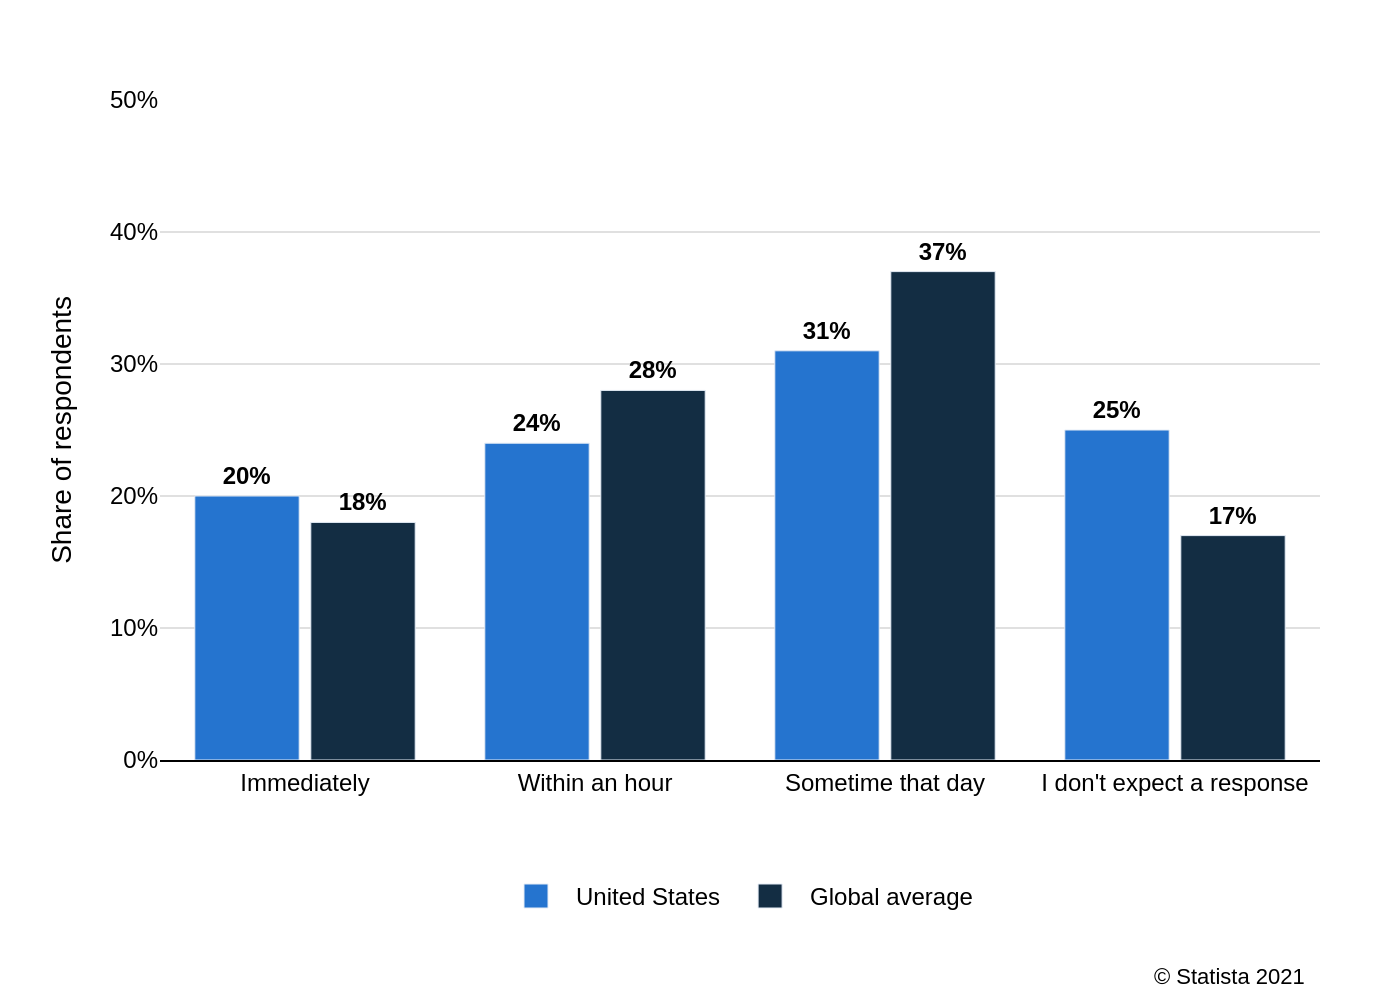

Python code for this plot:
import sys
import json
import os
import plotly.graph_objects as go

# --- 1. Load Data ---
# Check if the JSON file path is provided as a command-line argument
if len(sys.argv) != 2:
    print("Usage: python generate_chart.py <json_file_path>")
    sys.exit(1)

json_file_path = sys.argv[1]

# Read and parse the JSON file
try:
    with open(json_file_path, 'r', encoding='utf-8') as f:
        chart_config = json.load(f)
except FileNotFoundError:
    print(f"Error: JSON file not found at {json_file_path}")
    sys.exit(1)
except json.JSONDecodeError:
    print(f"Error: Could not decode JSON from {json_file_path}")
    sys.exit(1)

# Extract data and texts from the loaded JSON
chart_data = chart_config.get("chart_data", {})
texts = chart_config.get("texts", {})
colors = chart_config.get("colors", [])
categories = chart_data.get("categories", [])
series_data = chart_data.get("series", [])

# --- 2. Create Figure ---
fig = go.Figure()

# --- 3. Add Traces ---
# Iterate through each data series in the JSON and add it as a bar trace
for i, series in enumerate(series_data):
    fig.add_trace(go.Bar(
        x=categories,
        y=series.get("data", []),
        name=series.get("name", ""),
        marker_color=colors[i % len(colors)],
        text=[f"{val}%" for val in series.get("data", [])],
        textposition='outside',
        textfont=dict(
            family="Arial",
            size=12,
            color='black',
            weight='bold'
        ),
        cliponaxis=False
    ))

# --- 4. Configure Layout ---
# Combine title and subtitle if they exist
title_text = ""
if texts.get("title"):
    title_text += f"<b>{texts['title']}</b>"
if texts.get("subtitle"):
    title_text += f"<br><sub>{texts['subtitle']}</sub>"

# Configure layout properties
fig.update_layout(
    barmode='group',
    plot_bgcolor='white',
    paper_bgcolor='white',
    font=dict(
        family="Arial",
        size=12,
        color="black"
    ),
    title=dict(
        text=title_text,
        x=0.05,
        xanchor='left'
    ),
    xaxis=dict(
        title_text=texts.get("x_axis_title"),
        showline=True,
        linecolor='black',
        linewidth=1,
        ticks='',
        tickfont=dict(size=12),
        showgrid=False
    ),
    yaxis=dict(
        title_text=texts.get("y_axis_title"),
        range=[0, 50],
        dtick=10,
        ticksuffix='%',
        showgrid=True,
        gridcolor='#e0e0e0',
        gridwidth=1,
        zeroline=False
    ),
    legend=dict(
        orientation="h",
        yanchor="bottom",
        y=-0.25,
        xanchor="center",
        x=0.5,
        font=dict(size=12)
    ),
    margin=dict(l=80, r=40, b=120, t=50),
    bargap=0.2,
    bargroupgap=0.1
)

# --- 5. Add Annotations for Source/Note ---
annotations = []
if texts.get("source"):
    annotations.append(
        go.layout.Annotation(
            text=texts["source"],
            align='left',
            showarrow=False,
            xref='paper',
            yref='paper',
            x=0.99,
            y=-0.35,
            xanchor='right',
            yanchor='bottom',
            font=dict(size=11)
        )
    )

fig.update_layout(annotations=annotations)

# --- 6. Output Image ---
# Derive output filename from the input JSON filename
base_filename = os.path.splitext(os.path.basename(json_file_path))[0]
output_image_path = f"{base_filename}.png"

# Save the figure to a PNG file
fig.write_image(output_image_path, scale=2)

print(f"Chart saved to {output_image_path}")
